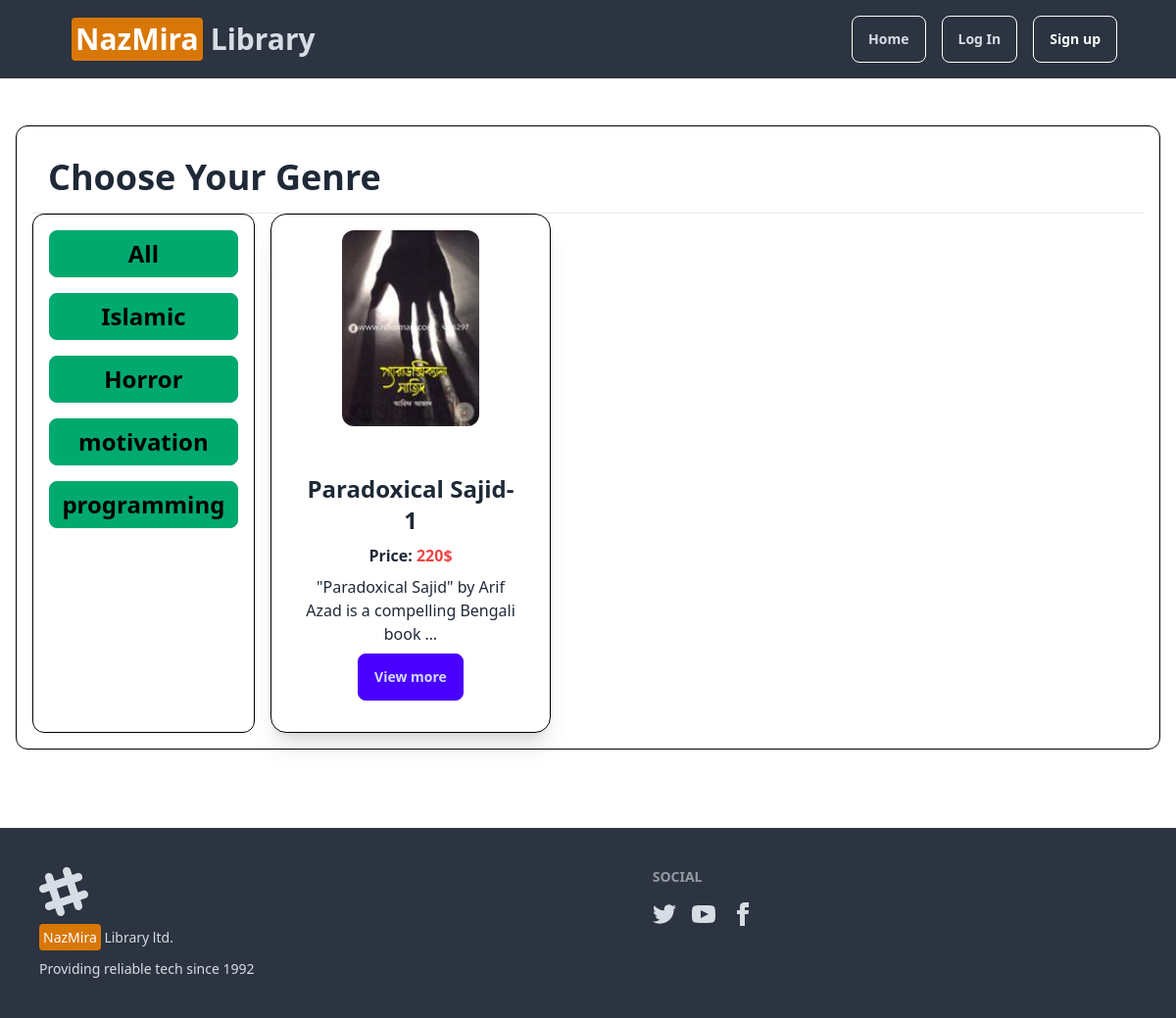
The app's page /islamic/ with its own data.
### books/models.py (models this page shows, shortened)
class CategoryClass(models.Model):
    category_name = models.CharField(max_length=100)
    slug = models.SlugField(max_length=100, unique=True, null=True, blank=True)
    def __str__(self) -> str:
        return self.category_name

class BookClass(models.Model):
    title = models.CharField(max_length=100)
    description = models.TextField()
    price = models.IntegerField()
    category = models.ForeignKey(CategoryClass, on_delete=models.CASCADE)
    picture = models.ImageField(upload_to='books/media/uploads', null=True, blank=True)

### core/views.py (the view)
# urls.py: 2. Add a URL to urlpatterns:  path('', views.home, name='home')
def home(request, slug=None):
    catagories = models.CategoryClass.objects.all()
    books = models.BookClass.objects.all()
    if slug is not None:
        cat = models.CategoryClass.objects.get(slug=slug)
        books = models.BookClass.objects.filter(category=cat)
    return render(request, 'core/homepage.html', {'categories': catagories, 'books': books})

### core/templates/core/homepage.html (shortened to what this page needs)
{% extends "base.html" %}
{% block content %}
<div class='p-4 border border-black m-4 rounded-xl'>
    <div class="p-4">
        <h1 class="font-extrabold text-4xl">Choose Your Genre</h1>
    </div>
    <hr>
    <div class="flex justify-between gap-4">
        <div class="flex flex-col gap-4 p-4 w-[20%] border border-black rounded-xl">
            <div class="btn btn-success">
                <a href="{% url "homepage" %}" class="text-2xl">All</a>
            </div>
            {% for category in categories %}
                <div class="btn btn-success">
                    <a href="{% url "homepage_with_slug" category.slug %}" class="text-2xl">{{category}}</a>
                </div>
            {% endfor %}
            </div>
            <div class="flex rounded-xl w-[80%]">
                <div class="grid grid-cols-3 gap-4">
                    {% for book in books %}
                    <div class="card bg-base-100 shadow-xl border border-black">
                        <figure class="p-4">
                          <img src="{{book.picture.url}}" alt="Loading..." class="rounded-xl h-[200px]" />
                        </figure>
                        <div class="card-body items-center text-center">
                          <h2 class="card-title text-2xl font-bold"> {{book.title}}</h2>
                          <h2 class="font-bold">Price: <span class="text-red-500">{{book.price}}$</span> </h2>
                          <h2> {{book.description | truncatewords:10}} </h2>
                          <div class="card-actions">
                            <a href="{% url "details" book.id %}" class="btn btn-primary">View more</a>
                          </div>
                        </div>
                      </div>
                    {% endfor %}
                </div>
            </div>
    </div>
</div>
{% endblock content %}

### records on screen
CategoryClass: category_name "Islamic"
CategoryClass: category_name "Horror"
CategoryClass: category_name "motivation"
CategoryClass: category_name "programming"
BookClass: picture (picture), title "Paradoxical Sajid-1", price "220", description "\"Paradoxical Sajid\" by Arif Azad is a compelling Bengali book …"
